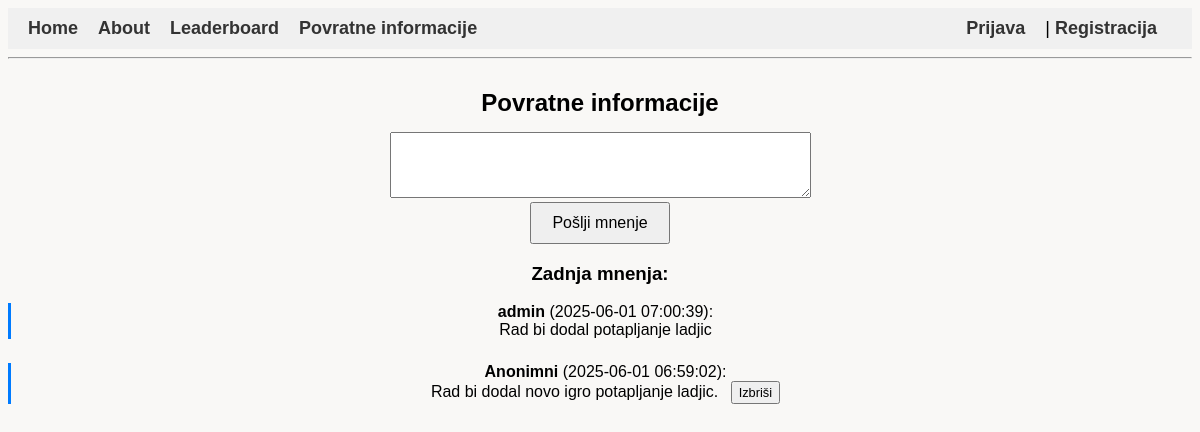
The app's page /?page=feedback with its own data.
### tables this page shows
CREATE TABLE `mnenja` (
  `id` int(11) NOT NULL,
  `user_id` int(11) DEFAULT NULL,
  `mnenje` text NOT NULL,
  `datum` timestamp NOT NULL DEFAULT current_timestamp()
);

CREATE TABLE `uporabniki` (
  `id` int(11) NOT NULL,
  `username` varchar(50) NOT NULL,
  `geslo` varchar(255) NOT NULL,
  `vloga` varchar(20) NOT NULL DEFAULT 'user'
);

### feedback.php (the view, shortened to what this page needs)
<?php
require 'db.php';
$trenutniUporabnik = [
    'id' => $_SESSION['user_id'] ?? null,
    'vloga' => $_SESSION['vloga'] ?? null,
];
$stmt = $pdo->query("
    SELECT m.id, m.user_id, m.mnenje, m.datum, u.username
    FROM mnenja m
    LEFT JOIN uporabniki u ON m.user_id = u.id
    ORDER BY m.datum DESC
    LIMIT 10
");
$mnenja = $stmt->fetchAll();
?>
<h2>Povratne informacije</h2>
<form method="post">
    <textarea name="mnenje" rows="4" cols="50" required></textarea><br>
    <button type="submit">Pošlji mnenje</button>
</form>
<h3>Zadnja mnenja:</h3>
<ul class="mnenja-list">
<?php foreach ($mnenja as $m): ?>
    <li>
        <strong><?= htmlspecialchars($m['username'] ?? 'Anonimni') ?></strong>
        (<?= htmlspecialchars($m['datum']) ?>):<br>
        <?= nl2br(htmlspecialchars($m['mnenje'])) ?>
        <?php
            $canDelete = ($trenutniUporabnik['vloga'] === 'admin') || ($trenutniUporabnik['id'] == $m['user_id']);
            if ($canDelete):
        ?>
            <form method="post" action="delete_mnenje.php" style="display:inline" onsubmit="return confirm('Izbriši mnenje?');">
                <button type="submit" style="font-size: 0.8em; padding: 2px 6px; margin-left: 8px;">Izbriši</button>
            </form>
        <?php endif; ?>
    </li>
<?php endforeach; ?>
</ul>

### style.css (style rules this page uses)
body { font-family: sans-serif; text-align: center; background-color:#f9f8f6; }
button { padding: 10px 20px; font-size: 16px; }
h2 { margin-top: 30px; margin-bottom: 15px; font-weight: 700; }

### feedback.php (style rules this page uses)
ul.mnenja-list { list-style-type: none; padding-left: 0; margin-left: 0; }
ul.mnenja-list li { margin-bottom: 1.5em; padding-left: 0.5em; border-left: 3px solid #007BFF; }

### records on screen
mnenja: user.username "admin", datum "2025-06-01 07:00:39", mnenje "Rad bi dodal potapljanje ladjic"
mnenja: username "Anonimni", datum "2025-06-01 06:59:02", mnenje "Rad bi dodal novo igro potapljanje ladjic."
